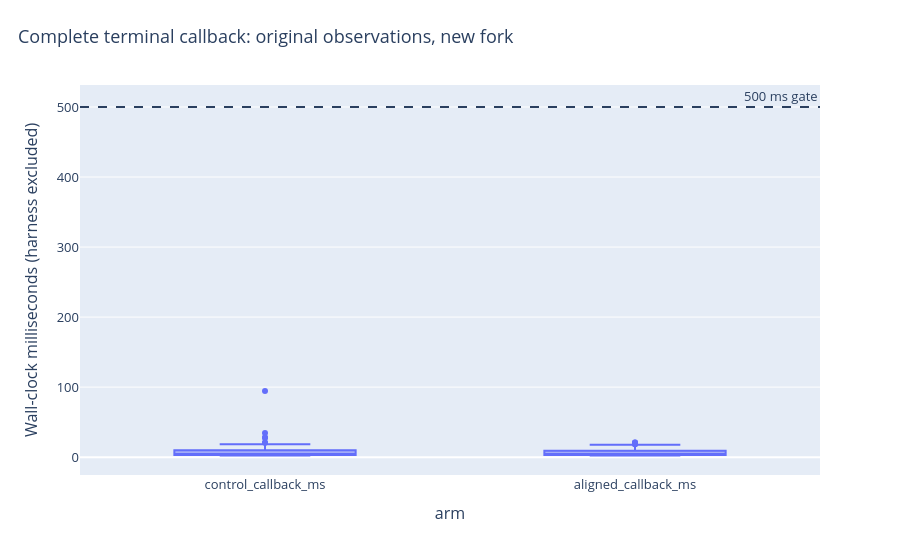

The notebook cell this image was saved under:
### Markdown cell above
### 8 · Complete terminal-callback runtime
Timing includes the new policy's common base planner, route construction, assignment, copied farm effects, feature construction and diagnostics. It excludes the replay harness, file I/O and separate outcome evaluator. Both arms must pass the 500 ms maximum-sample gate. This is not a hosted Kaggle timing certification.

### Code cell
figures[4].show()
display(pd.DataFrame(report['callback_ms']).T)
print(report['timing_scope'])

### Figure 1 — Plotly figure (JSON) as saved in the notebook; plotly's stock layout.template omitted (floating-point values rounded to 4 significant figures; data arrays with more than 128 entries replaced by an {"elided": "..."} marker saying what was removed)
{"data": [{"alignmentgroup": "True", "boxpoints": "outliers", "hovertemplate": "arm=%{x}<br>Wall-clock milliseconds (harness excluded)=%{y}<extra></extra>", "legendgroup": "", "marker": {"color": "#636efa"}, "name": "", "notched": false, "offsetgroup": "", "orientation": "v", "showlegend": false, "type": "box", "x": {"elided": "322 str values"}, "x0": " ", "xaxis": "x", "y": {"elided": "322 float values"}, "y0": " ", "yaxis": "y"}], "layout": {"annotations": [{"showarrow": false, "text": "500 ms gate", "x": 1, "xanchor": "right", "xref": "x domain", "y": 500, "yanchor": "bottom", "yref": "y"}], "boxmode": "group", "font": {"size": 13}, "legend": {"tracegroupgap": 0}, "margin": {"b": 85, "t": 85}, "shapes": [{"line": {"dash": "dash"}, "type": "line", "x0": 0, "x1": 1, "xref": "x domain", "y0": 500, "y1": 500, "yref": "y"}], "title": {"text": "Complete terminal callback: original observations, new fork", "x": 0.02}, "xaxis": {"anchor": "y", "domain": [0, 1], "title": {"text": "arm"}}, "yaxis": {"anchor": "x", "domain": [0, 1], "title": {"text": "Wall-clock milliseconds (harness excluded)"}}}}
